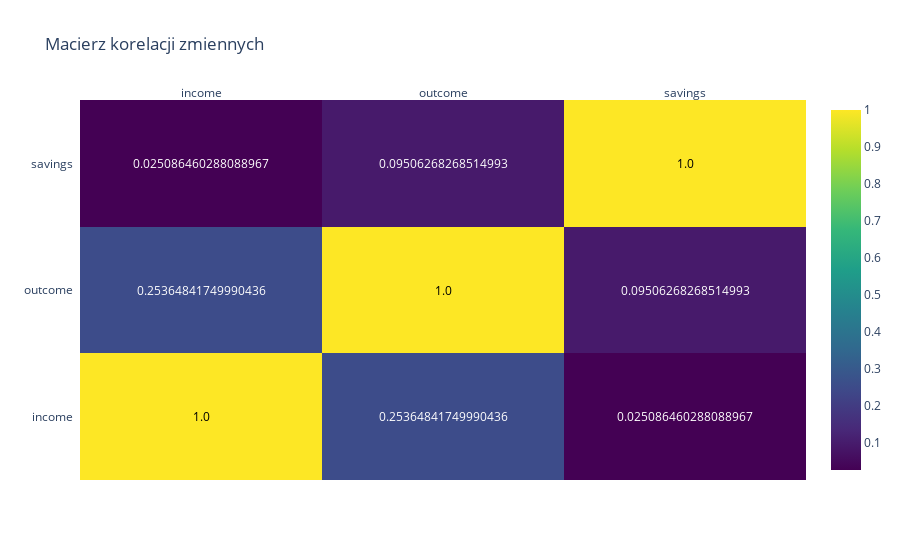

Notebook code for this chart:
### Code cell
# 6. Analizować zależności między zmiennymi za pomocą macierzy korelacji.
import plotly.figure_factory as ff

#Numeric dataframe:
numerical_features = ['income', 'outcome', 'savings']
numeric_df = df[numerical_features]
correlation_matrix = numeric_df.corr()
fig = ff.create_annotated_heatmap(
    z=correlation_matrix.values,
    x=correlation_matrix.columns.tolist(),
    y=correlation_matrix.columns.tolist(),
    colorscale='Viridis',
    showscale=True,
)

fig.update_layout(title="Macierz korelacji zmiennych")
fig.show()

### Figure 1 — Plotly figure (JSON) as saved in the notebook; plotly's stock layout.template omitted (floating-point values rounded to 4 significant figures)
{"data": [{"colorscale": [[0, "#440154"], [0.1111, "#482878"], [0.2222, "#3e4989"], [0.3333, "#31688e"], [0.4444, "#26828e"], [0.5556, "#1f9e89"], [0.6667, "#35b779"], [0.7778, "#6ece58"], [0.8889, "#b5de2b"], [1, "#fde725"]], "reversescale": false, "showscale": true, "type": "heatmap", "x": ["income", "outcome", "savings"], "y": ["income", "outcome", "savings"], "z": [[1, 0.2536, 0.02509], [0.2536, 1, 0.09506], [0.02509, 0.09506, 1]]}], "layout": {"annotations": [{"font": {"color": "#000000"}, "showarrow": false, "text": "1.0", "x": "income", "xref": "x", "y": "income", "yref": "y"}, {"font": {"color": "#FFFFFF"}, "showarrow": false, "text": "0.25364841749990436", "x": "outcome", "xref": "x", "y": "income", "yref": "y"}, {"font": {"color": "#FFFFFF"}, "showarrow": false, "text": "0.025086460288088967", "x": "savings", "xref": "x", "y": "income", "yref": "y"}, {"font": {"color": "#FFFFFF"}, "showarrow": false, "text": "0.25364841749990436", "x": "income", "xref": "x", "y": "outcome", "yref": "y"}, {"font": {"color": "#000000"}, "showarrow": false, "text": "1.0", "x": "outcome", "xref": "x", "y": "outcome", "yref": "y"}, {"font": {"color": "#FFFFFF"}, "showarrow": false, "text": "0.09506268268514993", "x": "savings", "xref": "x", "y": "outcome", "yref": "y"}, {"font": {"color": "#FFFFFF"}, "showarrow": false, "text": "0.025086460288088967", "x": "income", "xref": "x", "y": "savings", "yref": "y"}, {"font": {"color": "#FFFFFF"}, "showarrow": false, "text": "0.09506268268514993", "x": "outcome", "xref": "x", "y": "savings", "yref": "y"}, {"font": {"color": "#000000"}, "showarrow": false, "text": "1.0", "x": "savings", "xref": "x", "y": "savings", "yref": "y"}], "title": {"text": "Macierz korelacji zmiennych"}, "xaxis": {"dtick": 1, "gridcolor": "rgb(0, 0, 0)", "side": "top", "ticks": ""}, "yaxis": {"dtick": 1, "ticks": "", "ticksuffix": "  "}}}
